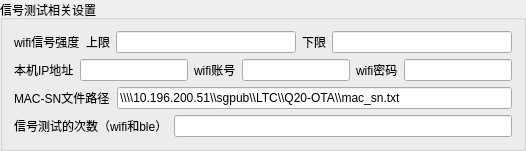
        <widget class="QGroupBox" name="signalStrengthSettingWidget">
         <property name="title">
          <string>信号测试相关设置</string>
         </property>
         <layout class="QVBoxLayout" name="verticalLayout_12">
          <item>
           <layout class="QHBoxLayout" name="horizontalLayout_4">
            <item>
             <widget class="QLabel" name="wifiSignalStrengthLabel">
              <property name="text">
               <string>wifi信号强度</string>
              </property>
             </widget>
            </item>
            <item>
             <layout class="QHBoxLayout" name="wifiUpperLimitLayout">
              <item>
               <widget class="QLabel" name="wifiUpperLimitLabel">
                <property name="text">
                 <string>上限</string>
                </property>
               </widget>
              </item>
              <item>
               <widget class="QLineEdit" name="wifiUpperLimitLineEdit"/>
              </item>
             </layout>
            </item>
            <item>
             <layout class="QHBoxLayout" name="wifiLowerLimitLayout">
              <item>
               <widget class="QLabel" name="wifiLowerLimitLabel">
                <property name="text">
                 <string>下限</string>
                </property>
               </widget>
              </item>
              <item>
               <widget class="QLineEdit" name="wifiLowerLimitLineEdit"/>
              </item>
             </layout>
            </item>
           </layout>
          </item>
          <item>
           <layout class="QHBoxLayout" name="horizontalLayout_5">
            <item>
             <widget class="QLabel" name="label_4">
              <property name="text">
               <string>本机IP地址</string>
              </property>
             </widget>
            </item>
            <item>
             <layout class="QHBoxLayout" name="wifiAccountLayout">
              <item>
               <widget class="QLineEdit" name="wifiIPLineEdit"/>
              </item>
              <item>
               <widget class="QLabel" name="wifiAccountLabel">
                <property name="text">
                 <string>wifi账号</string>
                </property>
               </widget>
              </item>
              <item alignment="Qt::AlignLeft">
               <widget class="QLineEdit" name="wifiAccountLineEdit"/>
              </item>
             </layout>
            </item>
            <item>
             <layout class="QHBoxLayout" name="wifiPasswordLayout">
              <item>
               <widget class="QLabel" name="wifiPasswordLabel">
                <property name="text">
                 <string>wifi密码</string>
                </property>
               </widget>
              </item>
              <item alignment="Qt::AlignLeft">
               <widget class="QLineEdit" name="wifiPasswordLineEdit"/>
              </item>
             </layout>
            </item>
           </layout>
          </item>
          <item>
           <layout class="QHBoxLayout" name="horizontalLayout_mac_sn_path">
            <item>
             <widget class="QLabel" name="label_mac_sn_path">
              <property name="text">
               <string>MAC-SN文件路径</string>
              </property>
             </widget>
            </item>
            <item>
             <widget class="QLineEdit" name="lineEdit_mac_sn_path">
              <property name="text">
               <string>\\\\10.196.200.51\\sgpub\\LTC\\Q20-OTA\\mac_sn.txt</string>
              </property>
             </widget>
            </item>
           </layout>
          </item>
          <item>
           <layout class="QHBoxLayout" name="signalTestCountLayout">
            <item>
             <widget class="QLabel" name="signalTestCountLabel">
              <property name="text">
               <string>信号测试的次数（wifi和ble）</string>
              </property>
             </widget>
            </item>
            <item>
             <widget class="QLineEdit" name="signalTestCountLineEdit"/>
            </item>
           </layout>
          </item>
         </layout>
        </widget>
